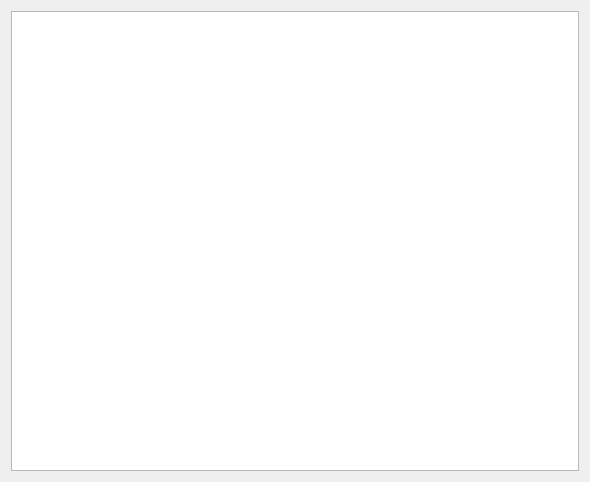
<?xml version="1.0" encoding="UTF-8"?>
<ui version="4.0">
 <class>WordPreviewRegPage</class>
 <widget class="QWizardPage" name="WordPreviewRegPage">
  <property name="geometry">
   <rect>
    <x>0</x>
    <y>0</y>
    <width>590</width>
    <height>482</height>
   </rect>
  </property>
  <property name="windowTitle">
   <string>WizardPage</string>
  </property>
  <property name="title">
   <string>Предпросмотр настроек</string>
  </property>
  <layout class="QVBoxLayout" name="verticalLayout">
   <item>
    <widget class="QTreeView" name="treeView">
     <property name="rootIsDecorated">
      <bool>false</bool>
     </property>
     <property name="uniformRowHeights">
      <bool>true</bool>
     </property>
     <property name="itemsExpandable">
      <bool>false</bool>
     </property>
     <property name="expandsOnDoubleClick">
      <bool>false</bool>
     </property>
    </widget>
   </item>
  </layout>
 </widget>
 <resources/>
 <connections/>
</ui>
